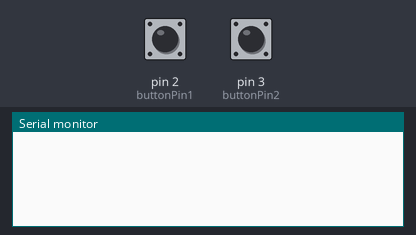
Simulated run of this sketch. Board: Arduino Uno, built with avr-gcc and run on an emulated ATmega328P. Parts: the last lines printed to the serial monitor. The inputs (shaded band) are chosen by the test bench; at power-on: pin 2 (buttonPin1) HIGH, pin 3 (buttonPin2) HIGH.

Above: at 1.2 s.
1.3 s: pin 2 (buttonPin1) pulled LOW for 0.15 s
At 2.5 s:
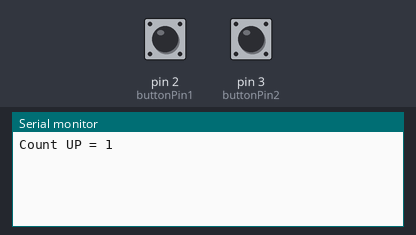
2.9 s: pin 3 (buttonPin2) pulled LOW for 0.15 s
At 3.7 s:
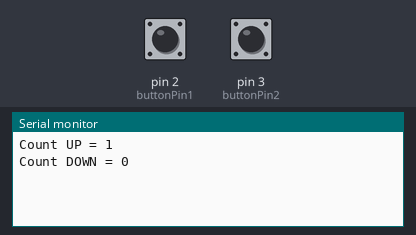
4.5 s: pin 3 (buttonPin2) pulled LOW for 1 s
At 5.0 s:
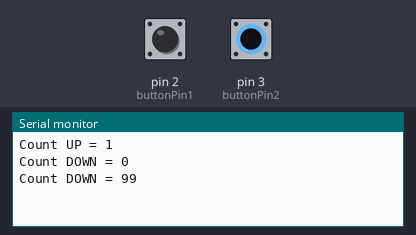
7.0 s: pin 2 (buttonPin1) pulled LOW for 1 s
At 8.1 s:
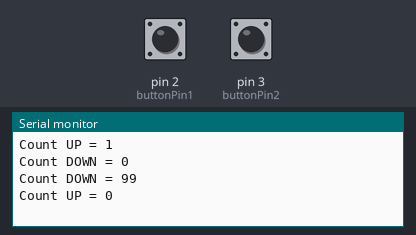

Measured:
- after the input at 1.3 s, the serial monitor: prints a new line after 0.05 s (image 1)
- after the input at 2.9 s, the serial monitor: prints a new line after 0.05 s (image 2)
- after the input at 4.5 s, the serial monitor: prints a new line after 0.05 s (image 3)
- after the input at 7.0 s, the serial monitor: prints a new line after 0.05 s (image 4)

The sketch:

Work1.ino
```cpp
// Author: Armmy2530
// Create Time: 1/12/2022 8:15

const int buttonPin1 = 2;    // the number of the pushbutton pin
const int buttonPin2 = 3;    // the number of the pushbutton pin
const int debouch_ms = 50;

// Variables will change:
int buttonState1;
int lastButtonState1 = 1;
int buttonState2;
int lastButtonState2 = 1;
int count = 0;

void setup() {
  pinMode(buttonPin1, INPUT);
  pinMode(buttonPin2, INPUT);
  Serial.begin(9600);
  // set initial LED state
}

void loop() {
  int buttonState1 = digitalRead(buttonPin1);
  int buttonState2 = digitalRead(buttonPin2);
  if(buttonState1 != lastButtonState1){
    delay(debouch_ms);
    if(digitalRead(buttonPin1)==0){
       plus_count();
    }
  }
  if(buttonState2 != lastButtonState2){
    delay(debouch_ms);
    if(digitalRead(buttonPin2)==0){
       minus_count();
    }
  }
//  Serial.println(String(buttonState1)+" "+String(buttonState2));
  lastButtonState1 = buttonState1;
  lastButtonState2 = buttonState2;
}
void plus_count(){
  if(count == 99){
    count = 0;
  }
  else{count++;}
  Serial.println("Count UP = " + String(count));
}
void minus_count(){
  if(count == 0){
    count = 99;
  }
  else{count--;}
  Serial.println("Count DOWN = " + String(count));
}
```
